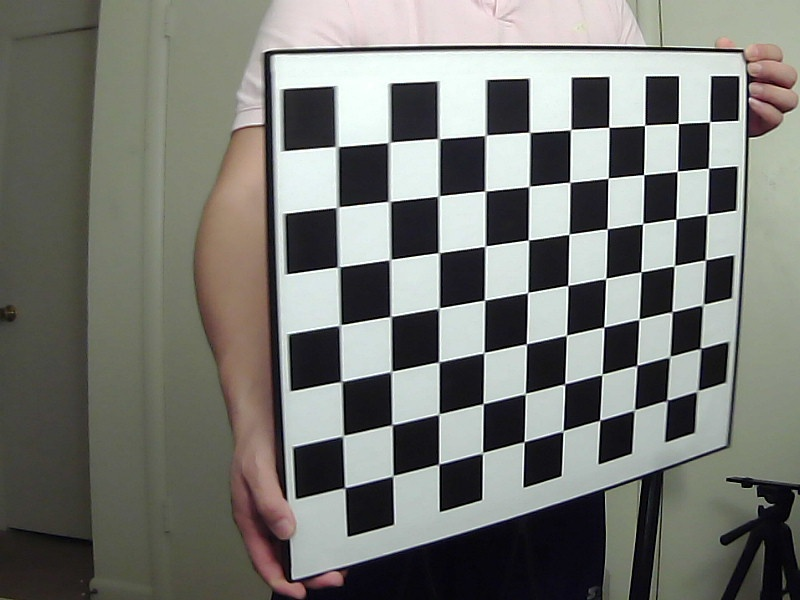
#> input picture stereo_cam_calibration/original_frames/l/frame111_l.jpg, 800 x 600 px, given in place of the camera
$ python alignStereoCam.py   (Python 2 division)
#> lines starting #> are read from the running program, lines starting #| are printed output that depends on the picture
'''
0 CV_CAP_PROP_POS_MSEC Current position of the video file in milliseconds.
1	CV_CAP_PROP_POS_FRAMES 0-based index of the frame to be decoded/captured next.
2	CV_CAP_PROP_POS_AVI_RATIO Relative position of the video file
3	CV_CAP_PROP_FRAME_WIDTH Width of the frames in the video stream.
4	CV_CAP_PROP_FRAME_HEIGHT Height of the frames in the video stream.
5	CV_CAP_PROP_FPS Frame rate.
6	CV_CAP_PROP_FOURCC 4-character code of codec.
7	CV_CAP_PROP_FRAME_COUNT Number of frames in the video file.
8	CV_CAP_PROP_FORMAT Format of the Mat objects returned by retrieve() .
9	CV_CAP_PROP_MODE Backend-specific value indicating the current capture mode.
10	CV_CAP_PROP_BRIGHTNESS Brightness of the image (only for cameras).
11	CV_CAP_PROP_CONTRAST Contrast of the image (only for cameras).
12	CV_CAP_PROP_SATURATION Saturation of the image (only for cameras).
13	CV_CAP_PROP_HUE Hue of the image (only for cameras).
14	CV_CAP_PROP_GAIN Gain of the image (only for cameras).
15	CV_CAP_PROP_EXPOSURE Exposure (only for cameras).
16	CV_CAP_PROP_CONVERT_RGB Boolean flags indicating whether images should be converted to RGB.
17	CV_CAP_PROP_WHITE_BALANCE Currently unsupported
18	CV_CAP_PROP_RECTIFICATION Rectification flag for stereo cameras (note: only supported by DC1394 v 2.x backend currently)

COLORMAP_AUTUMN = 0
COLORMAP_BONE = 1
COLORMAP_COOL = 8
COLORMAP_HOT = 11
COLORMAP_HSV = 9
COLORMAP_JET = 2
COLORMAP_OCEAN = 5
COLORMAP_PINK = 10
COLORMAP_RAINBOW = 4
COLORMAP_SPRING = 7
COLORMAP_SUMMER = 6
COLORMAP_WINTER = 3
'''

import numpy as np
import time
from datetime import datetime
import cv2
from cv2 import *
import os
import sys
import pickle
#import scipy.io
#from matplotlib import pyplot as plt


isSave = 0
isBlend = 1
addCross = 1
isSep = 0
isDisparity = 0
isSGBM = 0
isRemap = 0
isDisplay = 1
isShow = 1
numFrames = 30*60*20
isMedian = 0
median = 9

#Disparity map parameters
min_disp = 0
num_disp = 4
block_size = 10
mapcolor = 2

# set video format.
camera_l = 1
camera_r = 0
width = 1280
height = 800

FPS = 30
exposure = 0.5
#framerate = 120
pixelformat = 0 # 0 is MJPEG, 1 is YUYV


'''
for device in [camera_l,camera_r]:
     os.system("v4l2-ctl -d {} --set-fmt-video=width={},height={},pixelformat={}".format(device,width,height,pixelformat))
     os.system("v4l2-ctl -d {} --set-parm={}".format(device,FPS))
     os.system("v4l2-ctl -d {} -V".format(device))
'''

'''
# Load the dictionary back from the pickle file.
stereoRemap = pickle.load( open( 'stereoRemap.p', 'rb' ) )
mapxL = stereoRemap['mapxL']
mapyL = stereoRemap['mapyL']
mapxR = stereoRemap['mapxR']
mapyR = stereoRemap['mapyR']
'''


'''
# Load the dictionary back from the pickle file.
CamParasStereo = pickle.load( open( "CamParasStereo.p", "rb" ) )
CamParasL = pickle.load( open( "CamParasL.p", "rb" ) )
CamParasR = pickle.load( open( "CamParasR.p", "rb" ) )
#CamParasL.viewkeys()
CamParasR.viewkeys()
print(CamParasStereo.viewkeys())
mtxL = CamParasL['mtxL']
distL = CamParasL['distL']
rvecsL = CamParasL['rvecsL']
tvecsL = CamParasL['tvecsL']
mtxR = CamParasR['mtxR']
distR = CamParasR['distR']
rvecsR = CamParasR['rvecsR']
tvecsR = CamParasR['tvecsR']
'''
widthPixel = width
heightPixel = height

img_l = cv2.VideoCapture(camera_l)
img_r = cv2.VideoCapture(camera_r)
print(img_l.isOpened() and img_r.isOpened())
if (img_l.isOpened() and img_r.isOpened())==False:
    exit()

# [6 lines of commented-out code are left out]
print('The default setting is: ')
fps_l = img_l.get(5)
fps_r = img_r.get(5)
print "FPS_l: {0}".format(fps_l)
print "FPS_r: {0}".format(fps_r)
width_l = img_l.get(3)
hight_l = img_l.get(4)
print('Resolution of left camera: ({}X{})'.format(width_l, hight_l))
width_r = img_l.get(3)
hight_r = img_l.get(4)
print('Resolution of right camera: ({}X{})\n'.format(width_r, hight_r))

#User set camera
retl_w = img_l.set(3, width) # Set resolution width
retl_h = img_l.set(4, height) # Set resolution height
#retl_e = img_l.set(15, exposure) # Set exposure.
retr_w = img_r.set(3, width) # Set resolution width
retr_h = img_r.set(4, height) # Set resolution hight
#retr_e = img_r.set(15, exposure) # Set exposure.
print 'Left camera resolution width is set:', retl_w
print 'Left camera resolution height is set:', retl_h
print 'Right camera resolution width is set:', retr_w
print 'Right camera resolution height is set:', retr_h

width_l = img_l.get(3)
hight_l = img_l.get(4)
print('Resolution of left camera: ({}X{})'.format(width_l, hight_l))
width_r = img_l.get(3)
hight_r = img_l.get(4)
print('Resolution of right camera: ({}X{})'.format(width_r, hight_r))

fps_l = img_l.get(5)
fps_r = img_r.get(5)
print "FPS of the  left camera: {0}".format(fps_l)
print "FPS of the right camera: {0}".format(fps_r)

#exit()

i = numFrames
n = 1
realFPS = 20
startTime = datetime.now()
while(i > 0):
    frameStart = datetime.now()
    time0 = datetime.now()
    img_r.grab()
    time1 = datetime.now()
    img_l.grab()
    time2 = datetime.now()
    #cv2.waitKey(waitTime) # if don't wait, time to grab 1 and 2 will be much different.

    print('Grab 1: ',(time1 - time0).total_seconds())
    print('Grab 2: ',(time2 - time1).total_seconds())
    print('Total : ',(time2 - time0).total_seconds())
    #if ((time2 - time1).total_seconds() < 0.1):
    ret_l, frame_l = img_l.retrieve()
#> frame_l is the input picture: shape (600, 800, 3); mean B, G, R 114.2, 119.5, 118.2
#> ret_l = True
    ret_r, frame_r = img_r.retrieve()
#> ret_r = True

    if(isSave):
        cv2.imwrite('/home/zhengj/Desktop/left/frame' + str(n) + '_l.jpg', frame_l)
        cv2.imwrite('/home/zhengj/Desktop/right/frame' + str(n) + '_r.jpg', frame_r)
        n += 1

    if(isDisplay):
        if(isRemap):
            '''
            frame_l = cv2.undistort(frame_l, mtxL, distL, rotationMatrixL, newmtxL)
            frame_r = cv2.undistort(frame_r, mtxR, distR, rotationMatrixR, newmtxR)
            '''
            # remap
            frame_l = cv2.remap(frame_l, mapxL, mapyL, cv2.INTER_LINEAR)
            frame_r = cv2.remap(frame_r, mapxR, mapyR, cv2.INTER_LINEAR)

        if(isBlend):
            blended = cv2.addWeighted(frame_l, 0.7, frame_r, 0.5, 0)
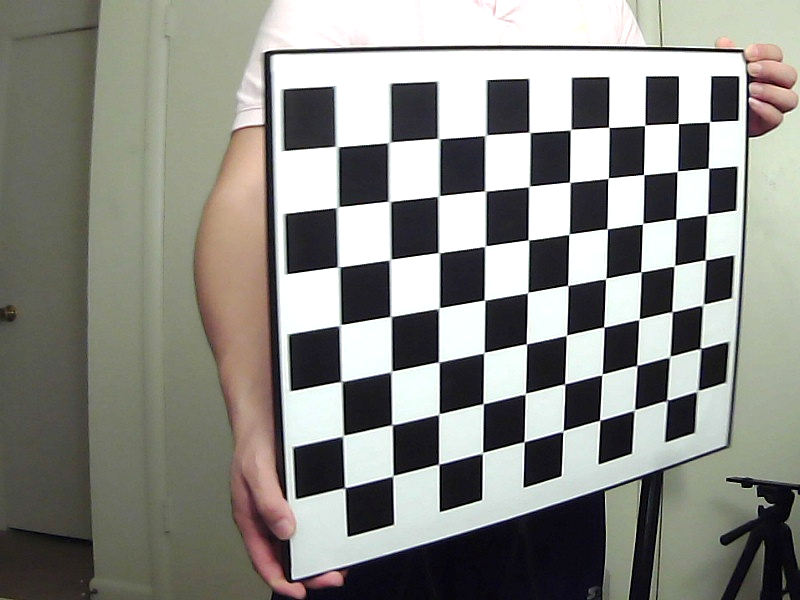
#> blended: shape (600, 800, 3); mean B, G, R 133.1, 138.8, 138.6
            #blended = cv2.resize(blended, (1024,768))
	    if addCross:
		# Add a blue horizontal line in center.
		blended = cv2.line(blended, (0, height/2), (width, height/2), (255,0,0), 1)
		# Add a blue verticle line in center.
                blended = cv2.line(blended, (width/4, 0), (width/4, height), (255,0,0), 1)

		blended = cv2.line(blended, (0, height/4), (width, height/4), (255,0,0), 1)
                blended = cv2.line(blended, (width/2, 0), (width/2, height), (255,0,0), 1)
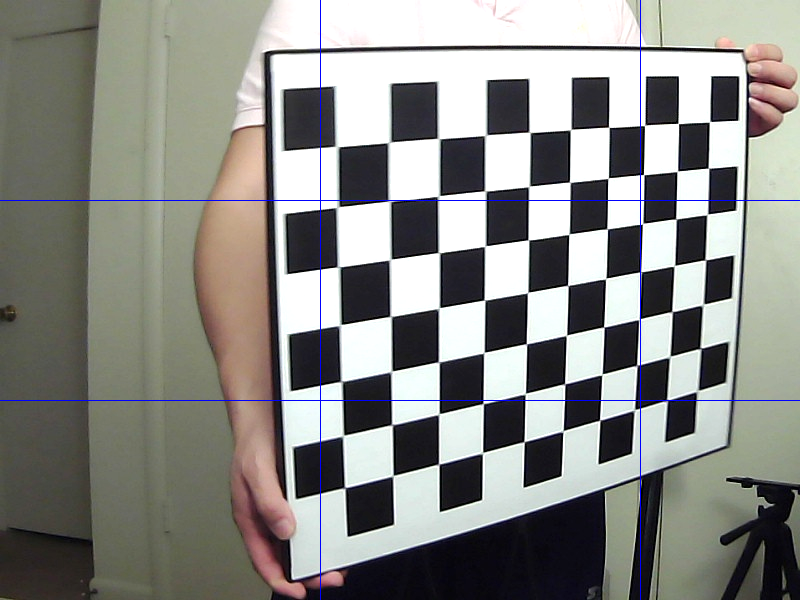
#> blended: shape (600, 800, 3); mean B, G, R 133.8, 138, 137.7
		blended = cv2.line(blended, (0, height/4 * 3), (width, height/4 * 3), (255,0,0), 1)
                blended = cv2.line(blended, (width/4 * 3, 0), (width/4 * 3, height), (255,0,0), 1)

            cv2.imshow('blended',blended)

        elif(isSep):
            #gray_l = cv2.cvtColor(frame_l,cv2.COLOR_BGR2GRAY)
            #gray_r = cv2.cvtColor(frame_r,cv2.COLOR_BGR2GRAY)
            #imgTwin = np.hstack((gray_l, gray_r))
	    imgTwin = np.hstack((frame_l, frame_r))
            cv2.imshow('frame_l  frame_r',imgTwin)

        elif(isDisparity):
            gray_l = cv2.cvtColor(frame_l,cv2.COLOR_BGR2GRAY)
            gray_r = cv2.cvtColor(frame_r,cv2.COLOR_BGR2GRAY)

            '''
            imgTwin = np.hstack((frame_l, frame_r))
            imgTwin = cv2.resize(imgTwin,(800,300))
            cv2.imshow('frame_l  frame_r',imgTwin)
            '''

            if(isSGBM):
                stereo = cv2.StereoSGBM_create(minDisparity=min_disp, numDisparities=16*num_disp,\
                blockSize=2*block_size+1)
            else:
                stereo = cv2.StereoBM_create(numDisparities=16*num_disp,blockSize=2*block_size+1)

            disparity = stereo.compute(gray_l, gray_r)

            if 1: # post process for plot.
                #print(type(disparity[0,0]))
                disparity = disparity/16 #Scale to (0~255) int16
                #print(disparity.min(), disparity.max())

                disparity = disparity.astype(np.float16)/disparity.max().astype(np.float16)*255.0
                #print(type(disparity[0,0]))
                #print(disparity.min(), disparity.max())

                disparity = disparity.astype(np.uint8)
                #print(type(disparity[0,0]))
                #print(disparity.min(), disparity.max())

            #disparity = cv2.resize(disparity,(80,60))
	    if isMedian:
            	disparity = cv2.medianBlur(disparity, median)
            #disparity = cv2.resize(disparity,(320,240),interpolation = cv2.INTER_AREA)

	    if isShow:
            	disp_pseudocolor = cv2.applyColorMap(disparity.astype(np.uint8), mapcolor)
            	#disp_pseudocolor = cv2.resize(disp_pseudocolor, (800,600))
            	#dispAndLeft = np.hstack((frame_l, disp_pseudocolor))
            	cv2.imshow('DepthMap', disp_pseudocolor)


    if cv2.waitKey(1) & 0xFF == ord('q'):
#> (key q is pressed here)
        break
    i = i - 1

    frameEnd = datetime.now()
    elapsedTime = int((frameEnd - frameStart).total_seconds()*1000)
    print('Elapsed Time : ', elapsedTime, 'ms')
    waitTime = 1000//realFPS - elapsedTime - 4
    if (waitTime > 0):
        cv2.waitKey(waitTime)
        print('Wait ', waitTime, 'ms')

endTime = datetime.now()
print('FPS : ',numFrames/(endTime - startTime).total_seconds())

img_l.release()
img_r.release()
cv2.destroyAllWindows()

$ run again, on stereo_cam_calibration/original_frames/l/frame121_l.jpg
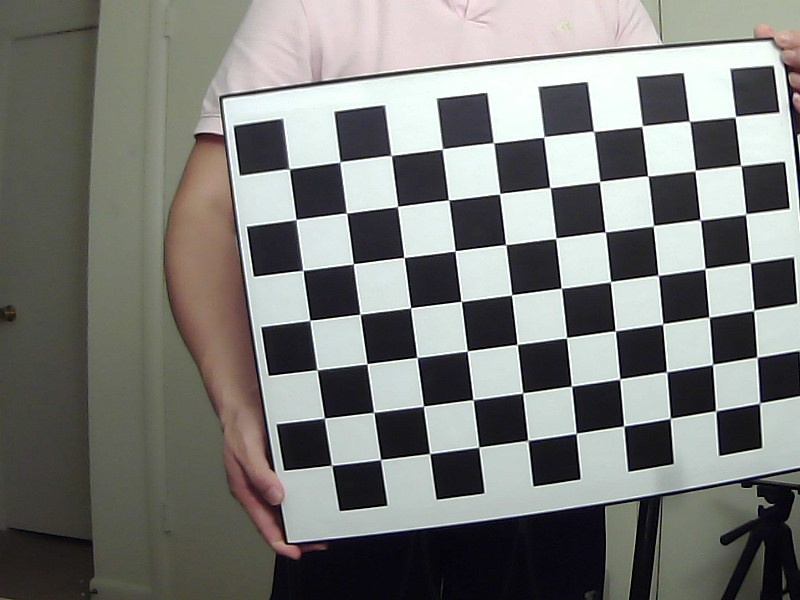
#> input picture stereo_cam_calibration/original_frames/l/frame121_l.jpg, 800 x 600 px, given in place of the camera
#> frame_l is the input picture: shape (600, 800, 3); mean B, G, R 120.1, 123.3, 122.3
#> ret_l = True
#> `blended = cv2.addWeighted(frame_l, 0.7, frame_r, 0.5, 0)`:
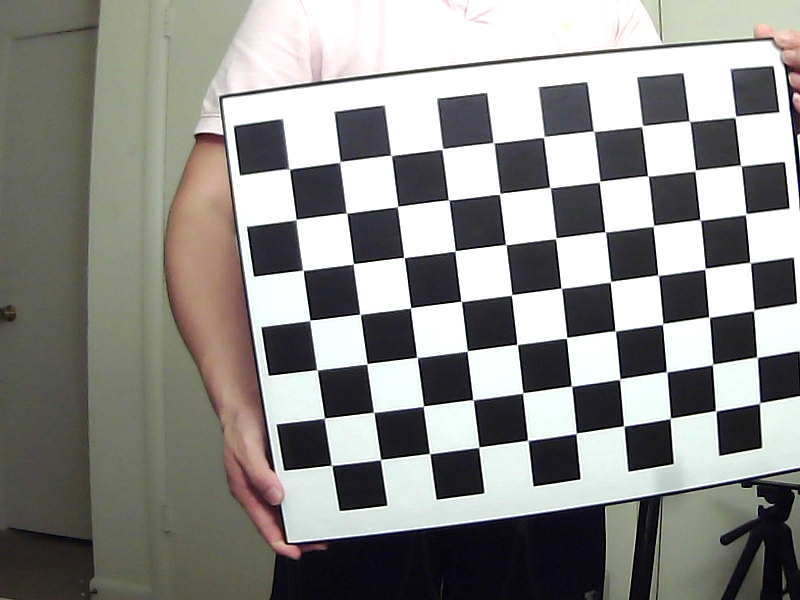
#> blended: shape (600, 800, 3); mean B, G, R 138, 141.1, 141.6
#> `blended = cv2.line(blended, (width/2, 0), (width/2, height), (255,0,0)..`:
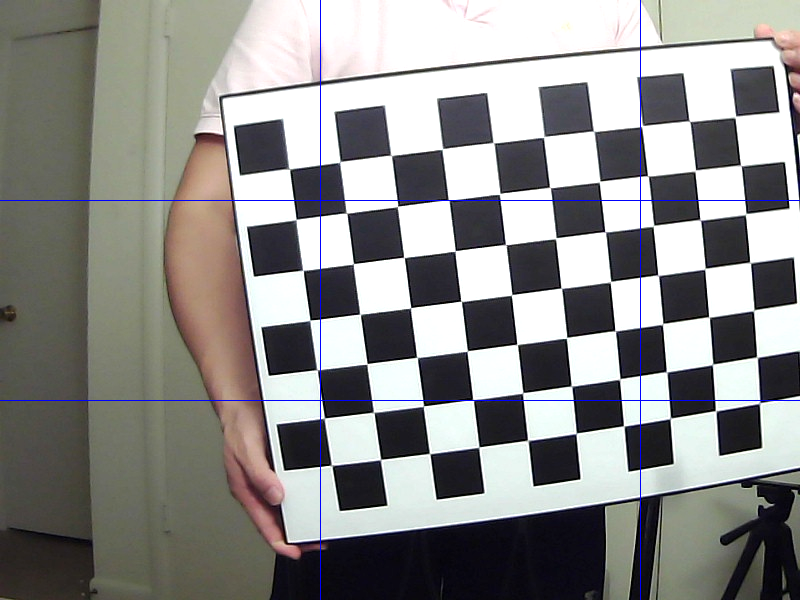
#> blended: shape (600, 800, 3); mean B, G, R 138.6, 140.3, 140.7

$ run again, on stereo_cam_calibration/original_frames/l/frame141_l.jpg
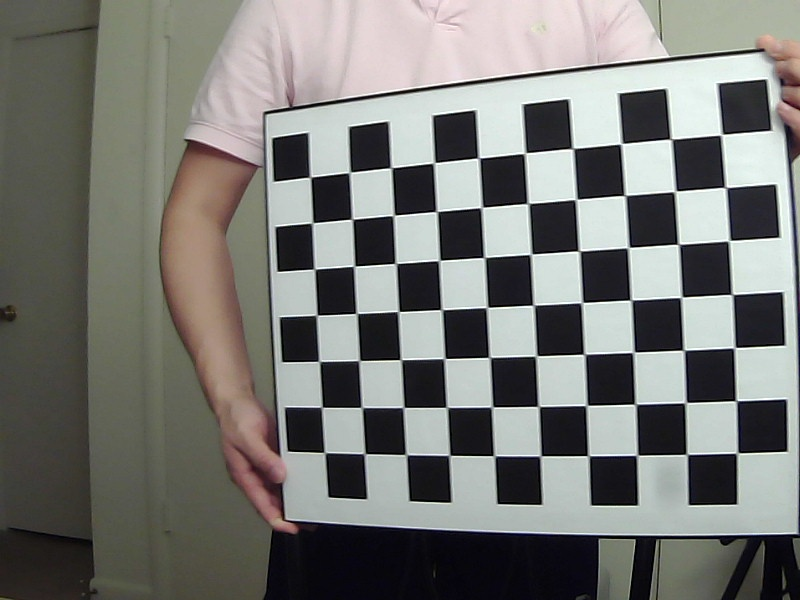
#> input picture stereo_cam_calibration/original_frames/l/frame141_l.jpg, 800 x 600 px, given in place of the camera
#> frame_l is the input picture: shape (600, 800, 3); mean B, G, R 116.5, 120.3, 119.8
#> ret_l = True
#> `blended = cv2.addWeighted(frame_l, 0.7, frame_r, 0.5, 0)`:
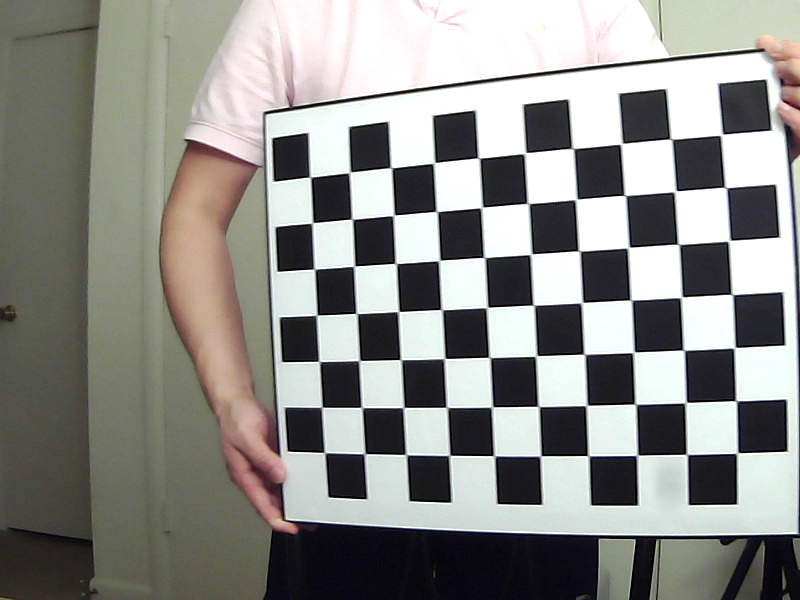
#> blended: shape (600, 800, 3); mean B, G, R 137.3, 141.3, 141.4
#> `blended = cv2.line(blended, (width/2, 0), (width/2, height), (255,0,0)..`:
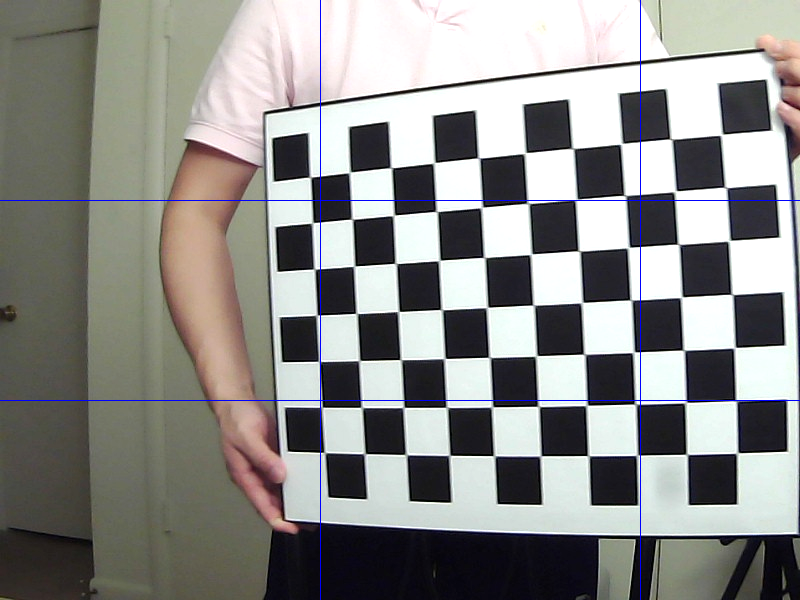
#> blended: shape (600, 800, 3); mean B, G, R 138, 140.5, 140.6

$ run again, on stereo_cam_calibration/original_frames/l/frame151_l.jpg
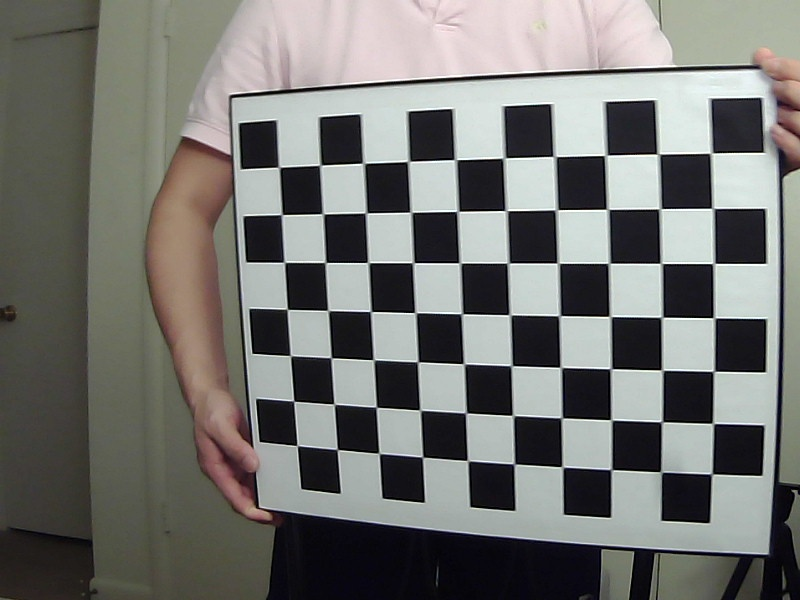
#> input picture stereo_cam_calibration/original_frames/l/frame151_l.jpg, 800 x 600 px, given in place of the camera
#> frame_l is the input picture: shape (600, 800, 3); mean B, G, R 112.6, 116.1, 115.8
#> ret_l = True
#> `blended = cv2.addWeighted(frame_l, 0.7, frame_r, 0.5, 0)`:
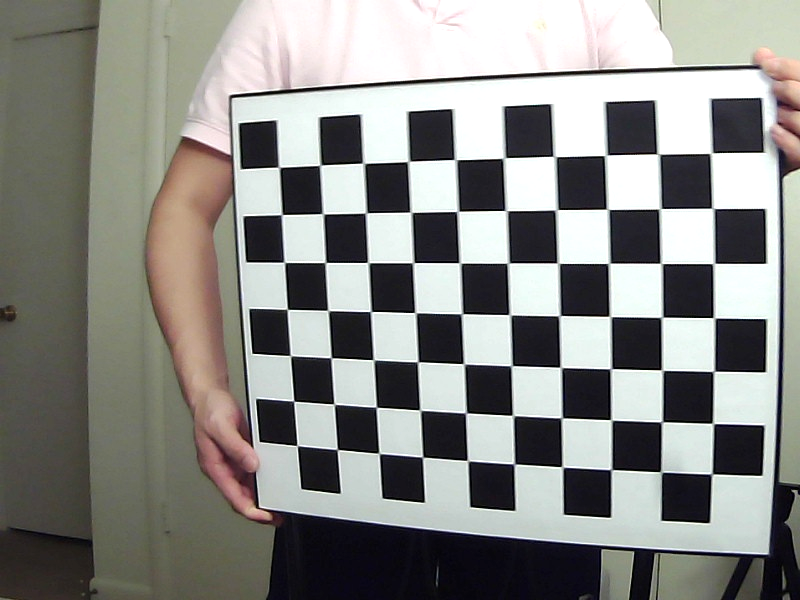
#> blended: shape (600, 800, 3); mean B, G, R 133.7, 137.5, 137.3
#> `blended = cv2.line(blended, (width/2, 0), (width/2, height), (255,0,0)..`:
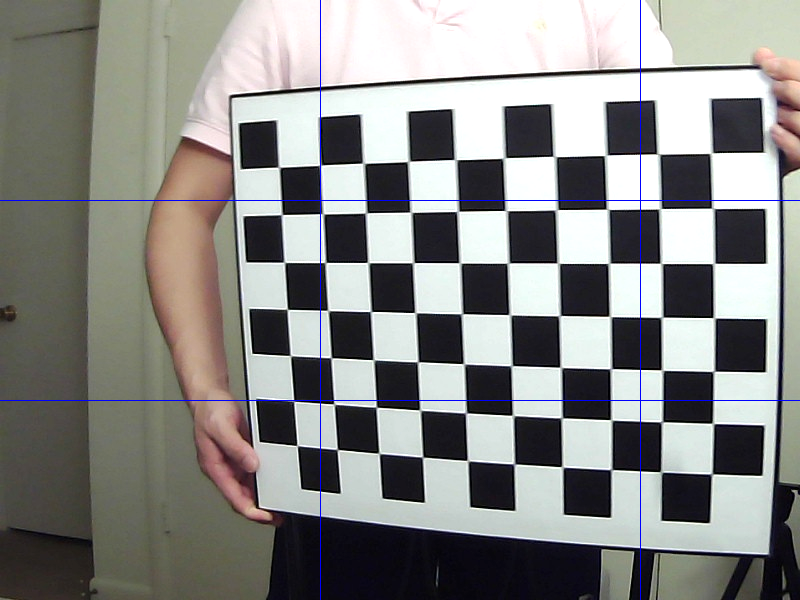
#> blended: shape (600, 800, 3); mean B, G, R 134.4, 136.7, 136.5
